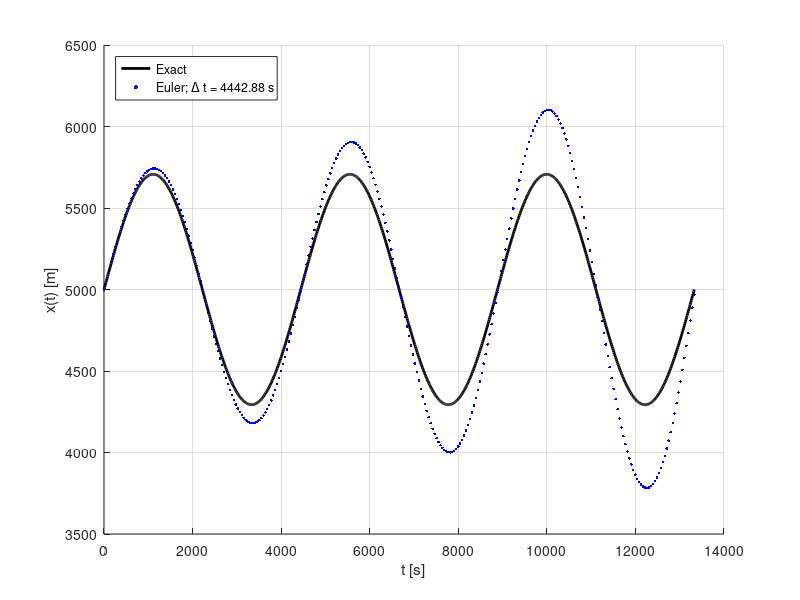
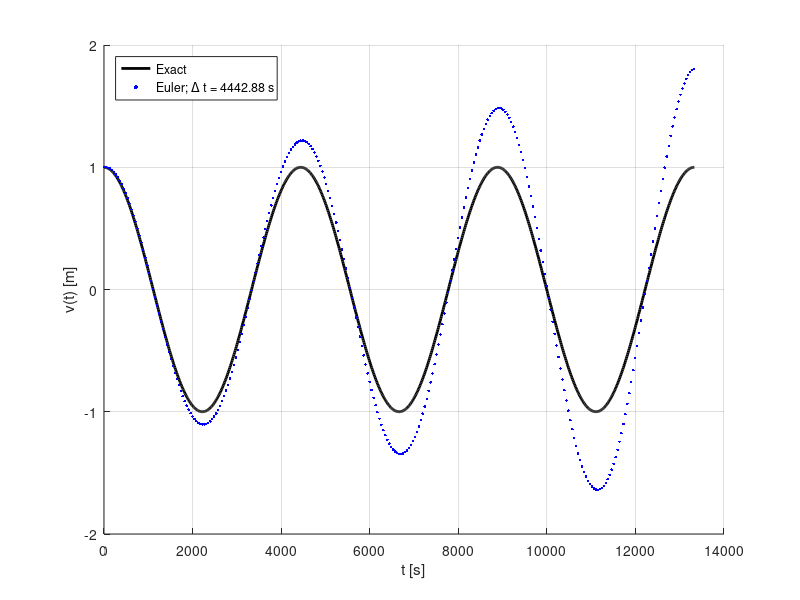
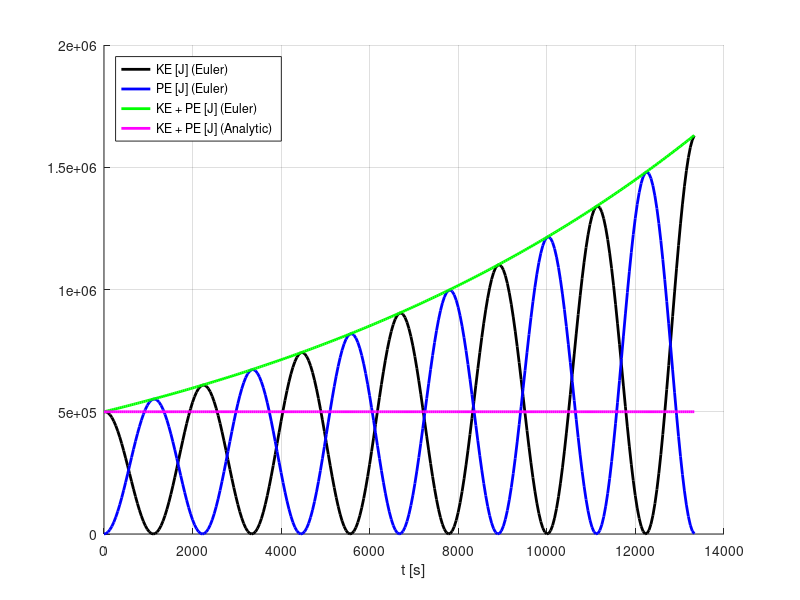

Write MATLAB code to recreate these figures, in order.
clear;

% dv/dt = -2*k*(x-x10)
% dx/dt = v
%
% x(0) = xo
% dx/dt|_{t=0} = vo

m  = 10^6;  % kg
vo = 1;     % m/s
xo = 5000;  % m
k  = 1;     % N/m
E  = (0.5*m*vo^2);
A  = sqrt(E/k);

% Exact solution (not requested in problem statement)
w  = sqrt(2*k/m);
T  = 2*pi/w;
te = linspace(0,3*T,1000);
xe = xo + A*sin(w*te);
ve = vo*cos(w*te);

%%%%%%%%%%%%%%%%%%%%%%%%%%%%%%%%%%%%%%%%%%%%%%%%%%%%%%%
% Forward Euler solution
%%%%%%%%%%%%%%%%%%%%%%%%%%%%%%%%%%%%%%%%%%%%%%%%%%%%%%%
% Choose Dt to be much smaller than period T
Dt = T/100;
t = [0:Dt:3*T];

v(1) = vo;
x(1) = xo;

for i = 1:length(t)-1
    x(i+1) = x(i) + Dt*v(i);
    v(i+1) = v(i) - Dt*(2*k/m)*(x(i)-xo);
end

KE = 0.5*m*v.^2;
PE = 0.5*(2*k)*(x-xo).^2;

%%%%%%%%%%%%%%%%%%%%%%%%%%%%%%%%%%%%%%%%%%%%%%%%%%%%%%%
figure(1);clf;grid on;hold on;
   plot(te,xe,'k','LineWidth',2);
   plot(NaN,NaN,'b.','MarkerSize',10); % So dot is larger in legend
   plot(t,x,'b.');
   xlabel('t [s]');
   ylabel('x(t) [m]');
   legend('Exact',sprintf('Euler; \\Delta t = %g s',T),...
       'Location','NorthWest');
%%%%%%%%%%%%%%%%%%%%%%%%%%%%%%%%%%%%%%%%%%%%%%%%%%%%%%%

%%%%%%%%%%%%%%%%%%%%%%%%%%%%%%%%%%%%%%%%%%%%%%%%%%%%%%%
figure(2);clf;grid on;hold on;
   plot(te,ve,'k','LineWidth',2);
   plot(NaN,NaN,'b.','MarkerSize',10); % So dot is larger in legend
   plot(t,v,'b.');
   xlabel('t [s]');
   ylabel('v(t) [m]');
   legend('Exact',sprintf('Euler; \\Delta t = %g s',T),...
       'Location','NorthWest');
%%%%%%%%%%%%%%%%%%%%%%%%%%%%%%%%%%%%%%%%%%%%%%%%%%%%%%%

%%%%%%%%%%%%%%%%%%%%%%%%%%%%%%%%%%%%%%%%%%%%%%%%%%%%%%%
figure(3);clf;grid on;hold on;
   plot(t,KE,'k','LineWidth',2);
   plot(t,PE,'b','LineWidth',2);
   plot(t,KE+PE,'g','LineWidth',2);
   plot(t,E*ones(size(t)),'m','LineWidth',2);
   xlabel('t [s]');
   legend('KE [J] (Euler)','PE [J] (Euler)',...
       'KE + PE [J] (Euler)','KE + PE [J] (Analytic)',...
       'Location','NorthWest');
%%%%%%%%%%%%%%%%%%%%%%%%%%%%%%%%%%%%%%%%%%%%%%%%%%%%%%%
